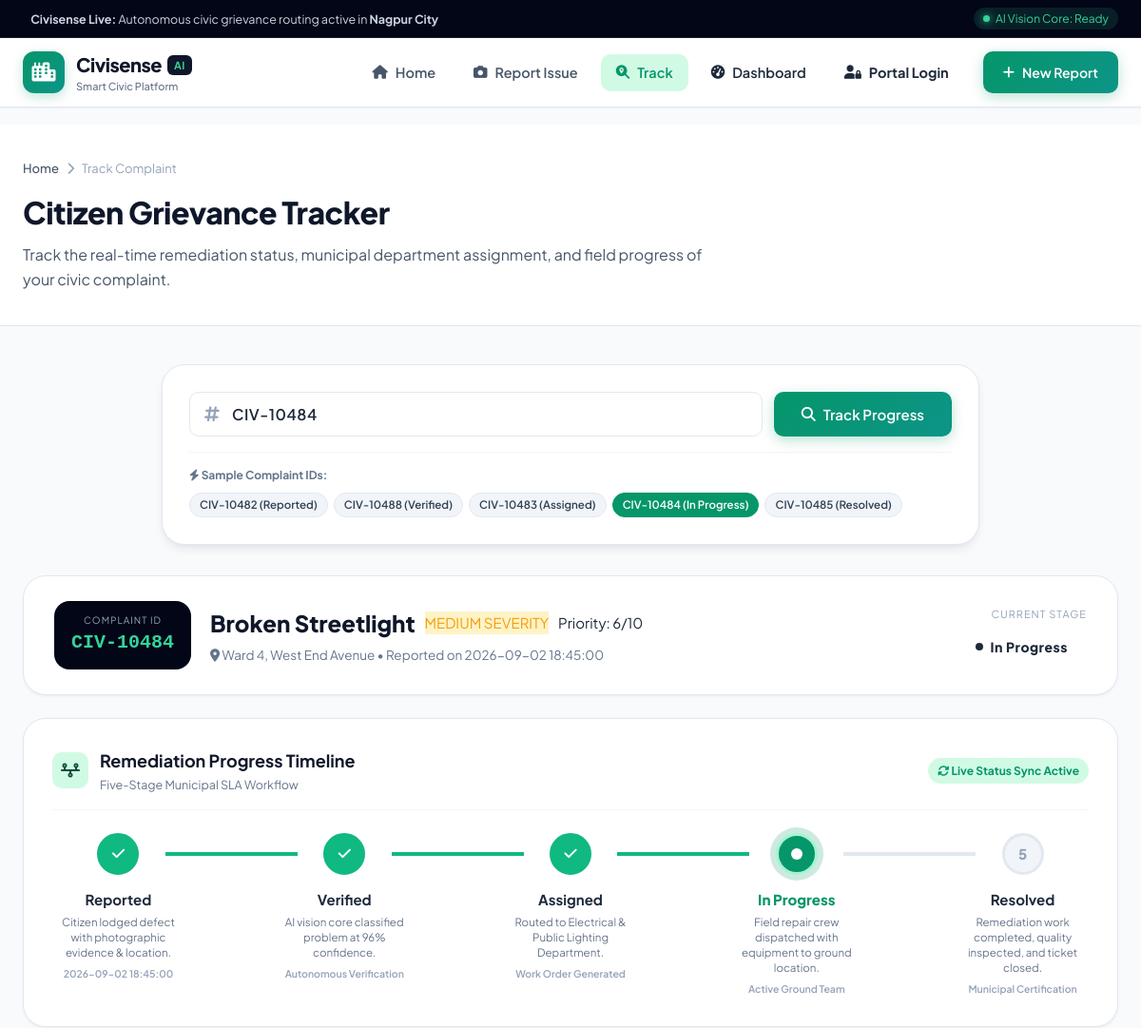
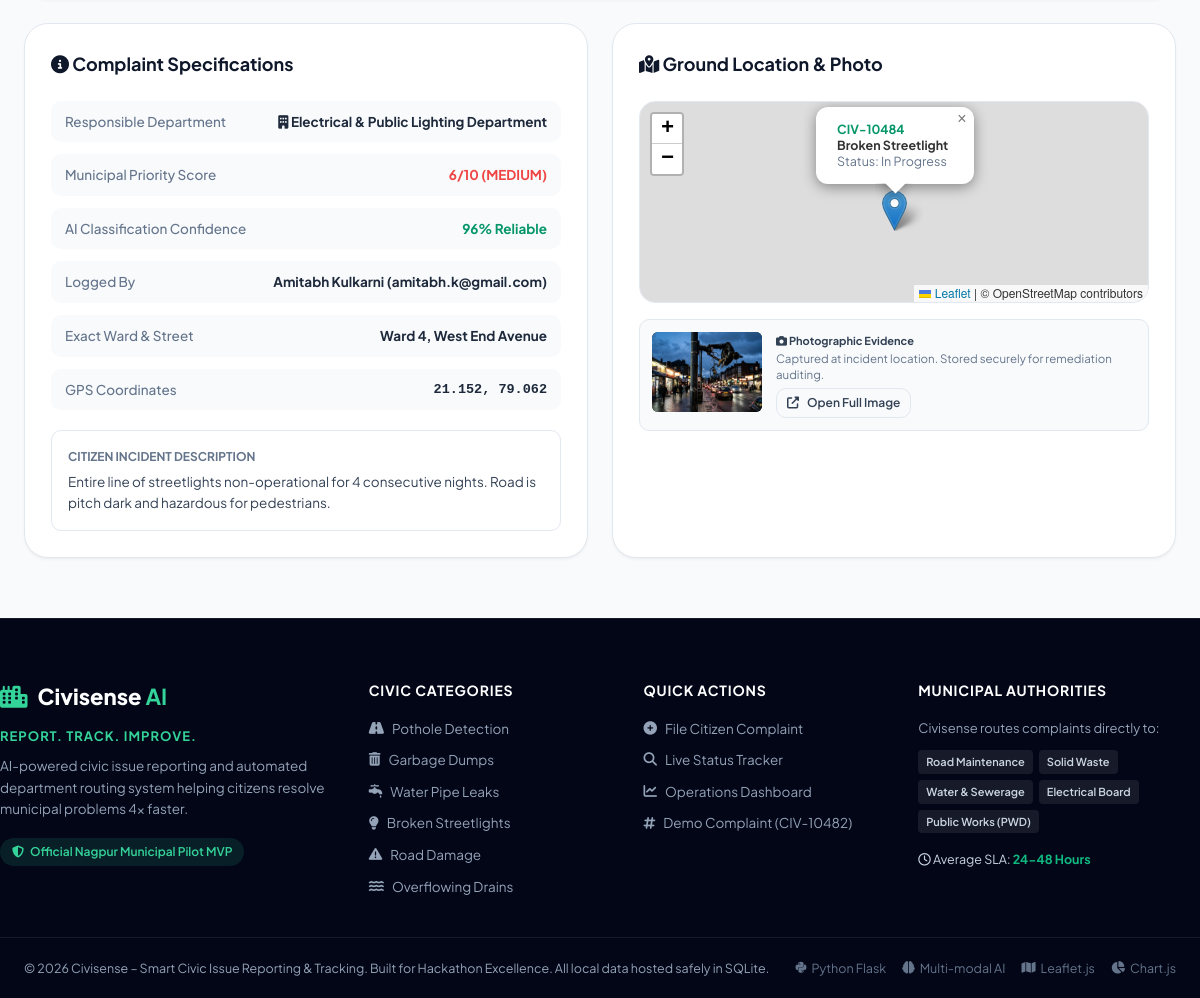
/track?id=CIV-10484, run on the app's committed database (2 pictures, top to bottom).
### tables this page shows
CREATE TABLE complaints (
            id INTEGER PRIMARY KEY AUTOINCREMENT,
            complaint_id TEXT UNIQUE NOT NULL,
            name TEXT,
            contact TEXT,
            issue_type TEXT NOT NULL,
            description TEXT NOT NULL,
            image_path TEXT,
            latitude REAL,
            longitude REAL,
            location TEXT NOT NULL,
            confidence INTEGER NOT NULL,
            severity TEXT NOT NULL,
            priority INTEGER NOT NULL,
            department TEXT NOT NULL,
            status TEXT NOT NULL DEFAULT 'Reported',
            created_at TIMESTAMP NOT NULL DEFAULT CURRENT_TIMESTAMP
        );

### app.py (the view)
@app.route("/track")
def track():
    complaint_id = request.args.get("id", "").strip().upper()
    complaint = None
    not_found = False
    current_idx = 0
    if complaint_id:
        conn = get_db_connection()
        cursor = conn.cursor()
        cursor.execute("SELECT * FROM complaints WHERE complaint_id = ?", (complaint_id,))
        complaint = cursor.fetchone()
        conn.close()
        if not complaint:
            not_found = True
        else:
            status = complaint["status"]
            try:
                current_idx = next(i for i, s in enumerate(STATUS_ORDER) if s.lower() == status.lower())
            except StopIteration:
                current_idx = 0
    return render_template(
        "track.html",
        complaint_id=complaint_id,
        complaint=complaint,
        not_found=not_found,
        current_idx=current_idx,
        status_order=STATUS_ORDER
    )

### app.py (called while the page is built)
def get_db_connection():
    conn = sqlite3.connect(DATABASE_PATH)
    conn.row_factory = sqlite3.Row
    return conn

### templates/track.html (shortened to what this page needs)
{% extends "base.html" %}
{% block content %}
<div class="page-header">
    <div class="container">
        <div class="header-breadcrumbs">
            <a href="{{ url_for('index') }}">Home</a>
            <i class="fa-solid fa-chevron-right"></i>
            <span>Track Complaint</span>
        </div>
        <h1 class="page-title">Citizen Grievance Tracker</h1>
        <p class="page-subtitle">Track the real-time remediation status, municipal department assignment, and field progress of your civic complaint.</p>
    </div>
</div>
<div class="container py-8">
    <div class="track-search-card">
        <form action="{{ url_for('track') }}" method="GET" class="track-form" id="track-lookup-form">
            <div class="track-input-group">
                <div class="track-input-wrapper">
                    <i class="fa-solid fa-hashtag track-search-icon"></i>
                    <input type="text" name="id" id="track-id-input" value="{{ complaint_id or '' }}" placeholder="Enter Complaint ID (e.g., CIV-10482)" class="form-control track-input" required autofocus>
                </div>
                <button type="submit" class="btn btn-primary btn-track-submit" id="btn-track-search">
                    <i class="fa-solid fa-magnifying-glass"></i> Track Progress
                </button>
            </div>
        </form>
        <div class="track-quick-demo">
            <span class="quick-demo-title"><i class="fa-solid fa-bolt"></i> Sample Complaint IDs:</span>
            <div class="quick-demo-chips">
                <a href="{{ url_for('track') }}?id=CIV-10482" class="demo-chip {% if complaint_id == 'CIV-10482' %}active-chip{% endif %}">CIV-10482 (Reported)</a>
                <a href="{{ url_for('track') }}?id=CIV-10488" class="demo-chip {% if complaint_id == 'CIV-10488' %}active-chip{% endif %}">CIV-10488 (Verified)</a>
                <a href="{{ url_for('track') }}?id=CIV-10483" class="demo-chip {% if complaint_id == 'CIV-10483' %}active-chip{% endif %}">CIV-10483 (Assigned)</a>
                <a href="{{ url_for('track') }}?id=CIV-10484" class="demo-chip {% if complaint_id == 'CIV-10484' %}active-chip{% endif %}">CIV-10484 (In Progress)</a>
                <a href="{{ url_for('track') }}?id=CIV-10485" class="demo-chip {% if complaint_id == 'CIV-10485' %}active-chip{% endif %}">CIV-10485 (Resolved)</a>
            </div>
        </div>
    </div>
    {% if complaint %}
    <div class="tracking-results-view">
        <div class="track-header-card">
            <div class="track-header-main">
                <div class="track-id-badge">
                    <span class="badge-label">COMPLAINT ID</span>
                    <strong class="badge-val">{{ complaint.complaint_id }}</strong>
                </div>
                <div class="track-header-titles">
                    <div class="track-issue-row">
                        <h2 class="track-issue-heading">{{ complaint.issue_type }}</h2>
                        <span class="severity-pill badge-{{ complaint.severity.lower() }}">{{ complaint.severity }} SEVERITY</span>
                        <span class="priority-pill">Priority: {{ complaint.priority }}/10</span>
                    </div>
                    <p class="track-location-sub">
                        <i class="fa-solid fa-location-dot"></i> {{ complaint.location }} &bull; Reported on {{ complaint.created_at }}
                    </p>
                </div>
            </div>
            <div class="track-header-status">
                <span class="current-status-label">Current Stage</span>
                <div class="status-badge-lg status-{{ complaint.status.lower().replace(' ', '-') }}" id="track-header-status-badge">
                    <span class="pulse-circle"></span>
                    <span id="track-header-status-text">{{ complaint.status }}</span>
                </div>
            </div>
        </div>
        <div class="timeline-container-card" id="timeline-card" data-complaint-id="{{ complaint.complaint_id }}" data-current-status="{{ complaint.status }}" data-current-idx="{{ current_idx }}">
            <div class="card-header border-bottom">
                <div class="card-title-group">
                    <div class="card-icon-tag"><i class="fa-solid fa-timeline"></i></div>
                    <div>
                        <h3 class="card-title">Remediation Progress Timeline</h3>
                        <span class="card-subtitle">Five-Stage Municipal SLA Workflow</span>
                    </div>
                </div>
                <span class="live-update-badge" id="live-sync-badge"><i class="fa-solid fa-rotate fa-spin"></i> Live Status Sync Active</span>
            </div>
            <div class="visual-timeline" id="visual-timeline-track">
                <div class="timeline-step {% if current_idx >= 0 %}step-completed{% endif %} {% if current_idx == 0 %}step-active{% endif %}" id="timeline-step-0" data-step-idx="0">
                    <div class="step-marker" id="step-marker-0">
                        {% if current_idx > 0 %}
                            <i class="fa-solid fa-check"></i>
                        {% elif current_idx == 0 %}
                            <span class="step-dot-active"></span>
                        {% else %}
                            <span>1</span>
                        {% endif %}
                    </div>
                    <div class="step-content">
                        <h4 class="step-title">Reported</h4>
                        <p class="step-desc">Citizen lodged defect with photographic evidence & location.</p>
                        <span class="step-timestamp">{{ complaint.created_at }}</span>
                    </div>
                </div>
                <div class="timeline-connector {% if current_idx >= 1 %}connector-completed{% endif %}" id="timeline-connector-0"></div>
                <div class="timeline-step {% if current_idx >= 1 %}step-completed{% endif %} {% if current_idx == 1 %}step-active{% endif %}" id="timeline-step-1" data-step-idx="1">
                    <div class="step-marker" id="step-marker-1">
                        {% if current_idx > 1 %}
                            <i class="fa-solid fa-check"></i>
                        {% elif current_idx == 1 %}
                            <span class="step-dot-active"></span>
                        {% else %}
                            <span>2</span>
                        {% endif %}
                    </div>
                    <div class="step-content">
                        <h4 class="step-title">Verified</h4>
                        <p class="step-desc">AI vision core classified problem at {{ complaint.confidence }}% confidence.</p>
                        <span class="step-timestamp">Autonomous Verification</span>
                    </div>
                </div>
                <div class="timeline-connector {% if current_idx >= 2 %}connector-completed{% endif %}" id="timeline-connector-1"></div>
                <div class="timeline-step {% if current_idx >= 2 %}step-completed{% endif %} {% if current_idx == 2 %}step-active{% endif %}" id="timeline-step-2" data-step-idx="2">
                    <div class="step-marker" id="step-marker-2">
                        {% if current_idx > 2 %}
                            <i class="fa-solid fa-check"></i>
                        {% elif current_idx == 2 %}
                            <span class="step-dot-active"></span>
                        {% else %}
                            <span>3</span>
                        {% endif %}
                    </div>
                    <div class="step-content">
                        <h4 class="step-title">Assigned</h4>
                        <p class="step-desc">Routed to {{ complaint.department }}.</p>
                        <span class="step-timestamp">Work Order Generated</span>
                    </div>
                </div>
                <div class="timeline-connector {% if current_idx >= 3 %}connector-completed{% endif %}" id="timeline-connector-2"></div>
                <div class="timeline-step {% if current_idx >= 3 %}step-completed{% endif %} {% if current_idx == 3 %}step-active{% endif %}" id="timeline-step-3" data-step-idx="3">
                    <div class="step-marker" id="step-marker-3">
                        {% if current_idx > 3 %}
                            <i class="fa-solid fa-check"></i>
                        {% elif current_idx == 3 %}
                            <span class="step-dot-active"></span>
                        {% else %}
                            <span>4</span>
                        {% endif %}
                    </div>
                    <div class="step-content">
                        <h4 class="step-title">In Progress</h4>
                        <p class="step-desc">Field repair crew dispatched with equipment to ground location.</p>
                        <span class="step-timestamp">Active Ground Team</span>
                    </div>
                </div>
                <div class="timeline-connector {% if current_idx >= 4 %}connector-completed{% endif %}" id="timeline-connector-3"></div>
                <div class="timeline-step {% if current_idx >= 4 %}step-completed{% endif %} {% if current_idx == 4 %}step-active{% endif %}" id="timeline-step-4" data-step-idx="4">
                    <div class="step-marker" id="step-marker-4">
                        {% if current_idx == 4 %}
                            <i class="fa-solid fa-circle-check"></i>
                        {% else %}
                            <span>5</span>
                        {% endif %}
                    </div>
                    <div class="step-content">
                        <h4 class="step-title">Resolved</h4>
                        <p class="step-desc">Remediation work completed, quality inspected, and ticket closed.</p>
                        <span class="step-timestamp">Municipal Certification</span>
                    </div>
                </div>
            </div>
        </div>
        <div class="track-details-grid">
            <div class="track-card">
                <div class="card-header">
                    <h3 class="card-title"><i class="fa-solid fa-circle-info"></i> Complaint Specifications</h3>
                </div>
                <div class="track-spec-list">
                    <div class="spec-item">
                        <span class="spec-label">Responsible Department</span>
                        <strong class="spec-val"><i class="fa-solid fa-building"></i> {{ complaint.department }}</strong>
                    </div>
                    <div class="spec-item">
                        <span class="spec-label">Municipal Priority Score</span>
                        <strong class="spec-val text-priority">{{ complaint.priority }}/10 ({{ complaint.severity }})</strong>
                    </div>
                    <div class="spec-item">
                        <span class="spec-label">AI Classification Confidence</span>
                        <strong class="spec-val text-confidence">{{ complaint.confidence }}% Reliable</strong>
                    </div>
                    <div class="spec-item">
                        <span class="spec-label">Logged By</span>
                        <strong class="spec-val">{{ complaint.name }} ({{ complaint.contact }})</strong>
                    </div>
                    <div class="spec-item">
                        <span class="spec-label">Exact Ward & Street</span>
                        <strong class="spec-val">{{ complaint.location }}</strong>
                    </div>
                    <div class="spec-item">
                        <span class="spec-label">GPS Coordinates</span>
                        <strong class="spec-val font-mono">{{ complaint.latitude }}, {{ complaint.longitude }}</strong>
                    </div>
                </div>
                <div class="track-description-box">
                    <h4 class="desc-box-title">Citizen Incident Description</h4>
                    <p class="desc-box-content">{{ complaint.description }}</p>
                </div>
            </div>
            <div class="track-card">
                <div class="card-header">
                    <h3 class="card-title"><i class="fa-solid fa-map-location-dot"></i> Ground Location & Photo</h3>
                </div>
                <div class="track-map-wrapper">
                    <div id="track-complaint-map" class="track-map-container"
                         data-lat="{{ complaint.latitude }}"
                         data-lng="{{ complaint.longitude }}"
                         data-id="{{ complaint.complaint_id }}"
                         data-issue="{{ complaint.issue_type }}"
                         data-status="{{ complaint.status }}">
                    </div>
                </div>
                <div class="track-photo-box">
                    <div class="photo-thumb-wrapper">
                        <img src="{{ url_for('static', filename='uploads/' + complaint.image_path) }}" alt="{{ complaint.issue_type }} Photo" class="track-photo-thumb" onerror="this.src='{{ url_for('static', filename='uploads/pothole_ward12.jpg') }}'">
                    </div>
                    <div class="photo-info">
                        <span class="photo-badge"><i class="fa-solid fa-camera"></i> Photographic Evidence</span>
                        <p class="photo-sub">Captured at incident location. Stored securely for remediation auditing.</p>
                        <a href="{{ url_for('static', filename='uploads/' + complaint.image_path) }}" target="_blank" class="btn btn-outline btn-xs">
                            <i class="fa-solid fa-up-right-from-square"></i> Open Full Image
                        </a>
                    </div>
                </div>
            </div>
        </div>
    </div>
    {% endif %}
</div>
{% endblock %}

### data on the page
complaints: complaint_id "CIV-10484", issue_type "Broken Streetlight", severity "MEDIUM", priority "6", location "Ward 4, West End Avenue", created_at "2026-09-02 18:45:00", status "In Progress", confidence "96", department "Electrical & Public Lighting Department", name "Amitabh Kulkarni", contact "amitabh.k@gmail.com", latitude "21.152", longitude "79.062", description "Entire line of streetlights non-operational for 4 consecutive nights. Road is pitch dark and hazardous for pedestrians.", image_path (picture)
